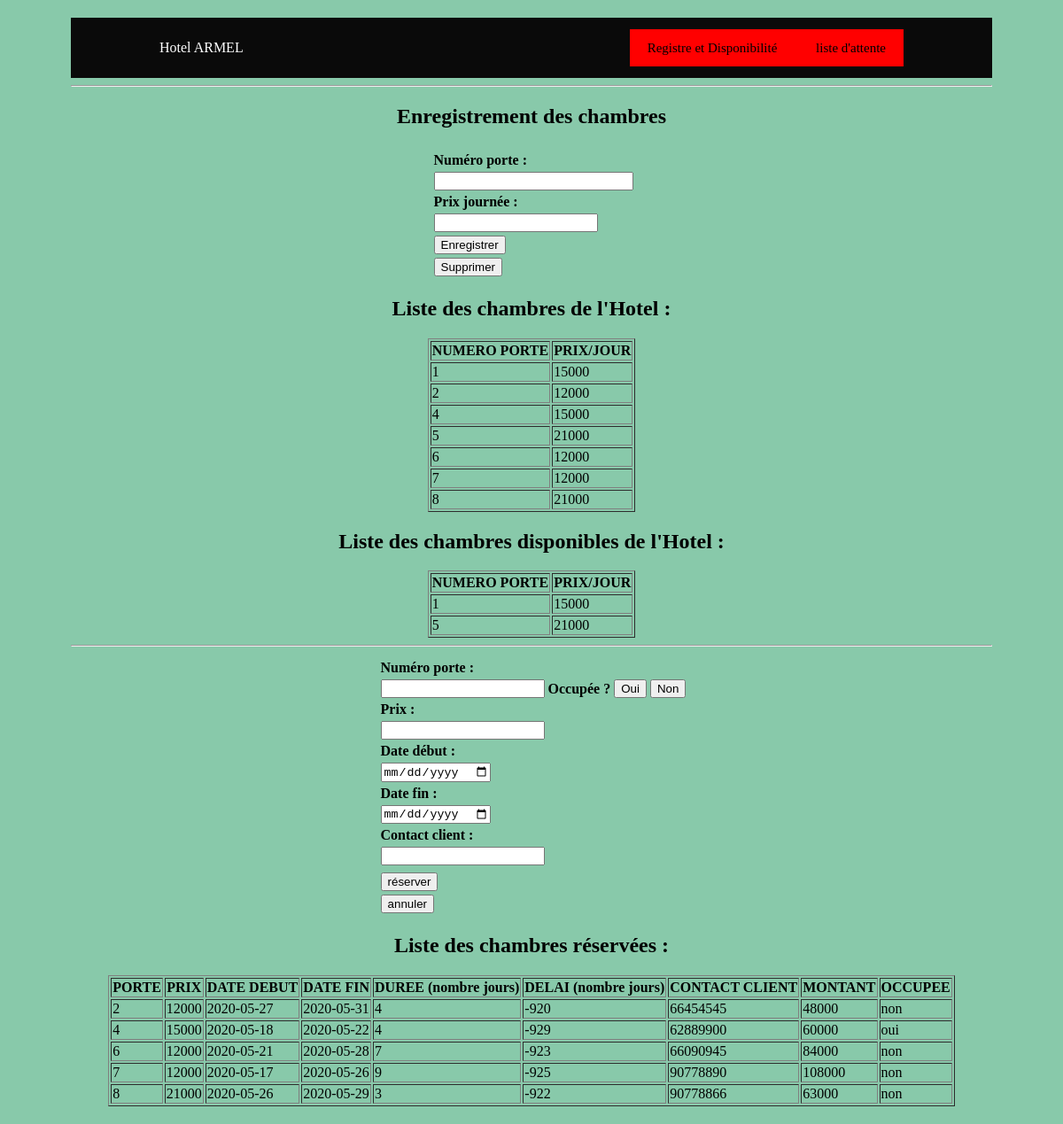
The page / on the database its author committed.
### tables this page shows
CREATE TABLE IF NOT EXISTS `chambre` (
  `numporte` int(11) NOT NULL,
  `prix` int(11) NOT NULL,
  `datedebut` date DEFAULT NULL,
  `datefin` date DEFAULT NULL,
  `numclient` varchar(20) DEFAULT NULL,
  `occupee` varchar(10) NOT NULL,
  PRIMARY KEY (`numporte`)
);

### index.php (the view, shortened to what this page needs)
<?php
$servername = "localhost";
$username = "root";
$password = "";
$dbname = "dbhotel";
$conn = mysqli_connect($servername, $username, $password, $dbname);
?>
<?php
$mess='';
$mess2='';
?>
<?php
   mysqli_query($conn,"update chambre set datedebut='NULL',datefin='NULL',numclient='NULL',occupee='non'
   where (datediff(datefin,now())<0) or (occupee='non' and datediff(datedebut,now())<=-1) ");
  ?>
<!DOCTYPE html>
<html>
<head>
	<link rel="stylesheet" type="text/css" href="Css.css">
  <section class="page">
           	  <nav>
               <div id="naim">
           	  	 	<a > Hotel ARMEL</a>
           	  	 </div>
           	  	 <div class="button">
                  <a href="index.php" >Registre et Disponibilité </a>
           	  	 	<a href="liste_attente.php" >liste d'attente</a>
           	     </div>
           	  </nav>
</head>
<body>
<div align="center">
<hr>
<h2>Enregistrement des chambres </h2>
<form action="<?php echo htmlspecialchars($_SERVER["PHP_SELF"]) ?>" method="POST" >
  <table align="">
     <tr ><td></td><td> <?php print $mess;?></td></tr>
    <tr><td></td><td><strong >Numéro porte :</strong></td></tr>
   <tr><td></td><td><input type="text" name="nump" class="champ" size="25"  ></td></tr>
   <tr><td></td><td><strong>Prix journée :</strong></td></tr>
   <tr><td></td><td><input type="number" name="prix1" min="0" class="champ" size="25"></td></tr>
      <tr><td></td><td><input type="submit" name="boutadd" value="Enregistrer" class="bouton" ></td></tr>
       <tr><td></td><td><input type="submit" name="boutsupp" value="Supprimer" class="bouton" ></td></tr>
  </table>
  </form>
   <?php
  print"<h2>Liste des chambres de l'Hotel :</h2>";
  $qq2=mysqli_query($conn,"select numporte,prix from chambre");
  print'<table border="1" class="tab"><tr><th>NUMERO PORTE</th><th>PRIX/JOUR </th></tr>';
	while($rst2=mysqli_fetch_assoc($qq2)){
	 print"<tr>";
	         echo"<td>".$rst2['numporte']."</td>";
	         echo"<td>".$rst2['prix']."</td>";
	         print"</tr>";
	}
	  print'</table>';
  ?>
   <?php
  print"<h2>Liste des chambres disponibles de l'Hotel :</h2>";
  $qq2=mysqli_query($conn,"select numporte,prix from chambre where numclient=0 ");
  print'<table border="1" class="tab"><tr><th>NUMERO PORTE</th><th>PRIX/JOUR </th></tr>';
	while($rst2=mysqli_fetch_assoc($qq2)){
	 print"<tr>";
	         echo"<td>".$rst2['numporte']."</td>";
	         echo"<td>".$rst2['prix']."</td>";
	         print"</tr>";
	}
	  print'</table>';
  ?>
  <hr>
  <form action="<?php echo htmlspecialchars($_SERVER["PHP_SELF"]) ?>" method="POST" >
  <table align="">
     <tr ><td></td><td> <?php print $mess2;?></td></tr>
    <tr><td></td><td><strong >Numéro porte :</strong></td></tr>
   <tr><td></td><td><input type="text" name="nump" class="champ" size="20"  ></td>
   <td><strong >Occupée ?</strong></td>
   <td><input type="submit" name="btoui" value="Oui" class="bouton" ></td>
   <td><input type="submit" name="btnon" value="Non" class="bouton" ></td>
   </tr>
    <tr><td></td><td><strong >Prix :</strong></td></tr>
   <tr><td></td><td><input type="number" name="prix" class="champ" size="20" min="0" ></td></tr>
   <tr><td></td><td><strong>Date début :</strong></td></tr>
   <tr><td></td><td><input type="date" name="dated"  class="champ" size="25"></td></tr>
   <tr><td></td><td><strong>Date fin :</strong></td></tr>
   <tr><td></td><td><input type="date" name="datef"  class="champ" size="25"></td></tr>
   <tr><td></td><td><strong>Contact client :</strong></td></tr>
   <tr><td></td><td><input type="number" name="numcli" min="0"  class="champ" size="25"></td></tr>
   <tr><td></td></tr>
   <tr><td></td><td><input type="submit" name="boutrsv" value="réserver" class="bouton" ></td></tr>
  <tr><td></td><td><input type="submit" name="boutannul" value="annuler" class="bouton" ></td></tr>
  </table>
  </form>
  <?php
  print'<h2>Liste des chambres réservées :</h2>';
  $qq=mysqli_query($conn,"select numporte,prix,datedebut,datefin,
  datediff(datefin,datedebut) as duree,datediff(datefin,now()) as delai,numclient,datediff(datefin,datedebut)*prix as montant,
 occupee from chambre
   where datedebut<>'NULL' and datedebut<>'0000-00-00'");
  print'<table border="1" class="tab"><tr><th>PORTE</th><th>PRIX </th>
	<th>DATE DEBUT</th><th>DATE FIN</th><th>DUREE (nombre jours)</th><th>DELAI (nombre jours)</th><th>CONTACT CLIENT</th>
	<th>MONTANT</th>	<th>OCCUPEE</th></tr>';
	while($rst=mysqli_fetch_assoc($qq)){
	 print"<tr>";
	         echo"<td>".$rst['numporte']."</td>";
	         echo"<td>".$rst['prix']."</td>";
	         echo"<td>".$rst['datedebut']."</td>";
	         echo"<td>".$rst['datefin']."</td>";
	         echo"<td>".$rst['duree']."</td>";
	         echo"<td>".$rst['delai']."</td>";
	         echo"<td>".$rst['numclient']."</td>";
	         echo"<td>".$rst['montant']."</td>";
	         echo"<td>".$rst['occupee']."</td>";
	         print"</tr>";
	}
	  print'</table>';
  ?>
</div>
</body>
</html>

### Css.css (style rules this page uses)
body { font-family: 'Pacifico', cursive;background-color: #88c9aa;padding:0;margin:0;color:rgb(0, 0, 0); }
body .page { margin:20px 80px; }
nav { display:flex;flex-wrap:wrap;justify-content: space-between;position:sticky;top:0;background-color: #0a0a0a;padding: 25px 100px; }
nav .button a { padding: 13px 20px;color:rgb(0, 0, 0);border:none;background-color: red;font-size: 15px;outline:none;text-decoration-line: none; }
#naim { color: #fff; }

### rows shown on the page
chambre: numporte "1", prix "15000"
chambre: numporte "2", prix "12000", datedebut "2020-05-27", datefin "2020-05-31", duree "4", delai "-920", numclient "66454545", montant "48000", occupee "non"
chambre: numporte "4", prix "15000", datedebut "2020-05-18", datefin "2020-05-22", duree "4", delai "-929", numclient "62889900", montant "60000", occupee "oui"
chambre: numporte "5", prix "21000"
chambre: numporte "6", prix "12000", datedebut "2020-05-21", datefin "2020-05-28", duree "7", delai "-923", numclient "66090945", montant "84000", occupee "non"
chambre: numporte "7", prix "12000", datedebut "2020-05-17", datefin "2020-05-26", duree "9", delai "-925", numclient "90778890", montant "108000", occupee "non"
chambre: numporte "8", prix "21000", datedebut "2020-05-26", datefin "2020-05-29", duree "3", delai "-922", numclient "90778866", montant "63000", occupee "non"
